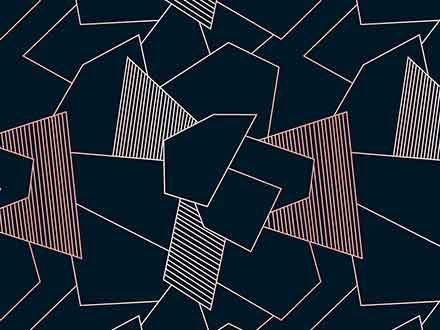
#> input picture image.jpg, 440 x 330 px
$ jupyter execute ex.8.1.ipynb
#> lines starting #> are read from the running program, lines starting #| are printed output that depends on the picture; after the words box and inside, x2 and y2 are one past the last pixel; in counts of white or black regions, pixels touching at a corner belong together
[cell 1]
import cv2
import numpy as np
import matplotlib.pyplot as plt
image1=cv2.imread('image.jpg',0)
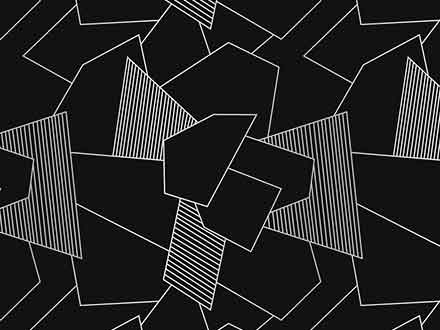
#> image1: shape (330, 440); min 0, max 255, mean 38.1
plt.imshow(image1)

[cell 2]
img= cv2.GaussianBlur(image1,(3,3),0)
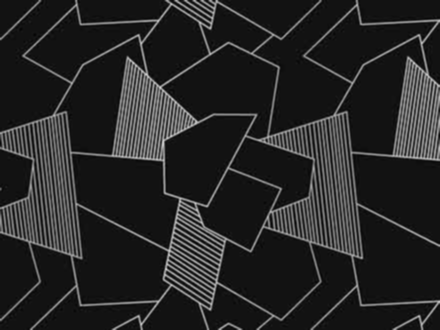
#> img: shape (330, 440); min 4, max 209, mean 38.2
plt.imshow(img)

[cell 3]
edges1 = cv2.Canny(img,100,200)
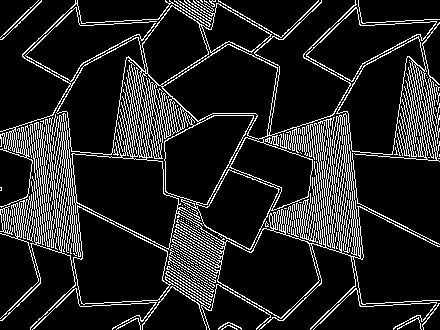
#> edges1: shape (330, 440); 13.8% white in thin lines or dots
plt.imshow(edges1,cmap = 'gray')
plt.title('Edge Image'), plt.xticks([]), plt.yticks([])
plt.show()

[cell 4]
lines=cv2.HoughLinesP(edges1,1,np.pi/180, threshold=80, minLineLength=50,maxLineGap=250)
#> lines = 84 rows, first 6: [30, 173, 283, 319], [140, 329, 313, 5], [13, 127, 436, 157], [73, 5, 421, 329], [57, 20, 87, 306], [12, 26, 438, 243]
for line in lines:
    x1, y1, x2, y2 = line [0]
    cv2.line(edges1,(x1, y1),(x2, y2),(255, 0, 0),3)
#> this loop made 84 passes
#> (x1, y1, x2, y2) on passes 1 to 12: (30, 173, 283, 319), (140, 329, 313, 5), (13, 127, 436, 157), (73, 5, 421, 329), (57, 20, 87, 306), (12, 26, 438, 243), (24, 157, 438, 135), (19, 125, 439, 161), (38, 0, 69, 294), (338, 21, 368, 306), (150, 315, 318, 0), (2, 228, 225, 5)
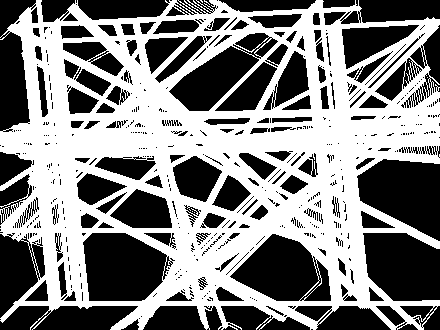
#> edges1: shape (330, 440); 51.7% white; 467 black regions (320 under 20 px), largest, box (x1, y1, x2, y2) and area: (83, 233, 175, 301) 4740, (357, 159, 440, 241) 4674, (363, 233, 440, 301) 4368
plt.imshow(edges1,'gray')

$ run again, with k2.png saved as image.jpg
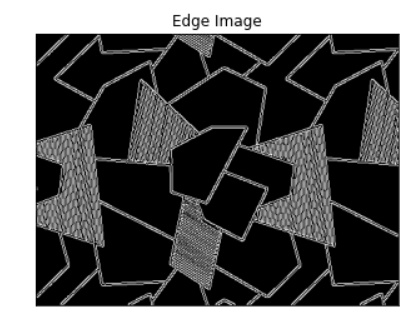
#> input picture k2.png, 417 x 324 px
#> image1 is the input picture: shape (324, 417); min 0, max 255, mean 92.9
#> `edges1 = cv2.Canny(img,100,200)`:
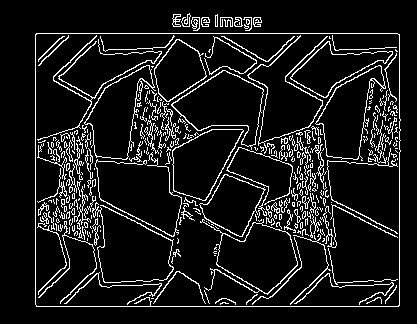
#> edges1: shape (324, 417); 9.9% white in thin lines or dots, all inside (x1, y1, x2, y2) = (35, 13, 401, 307)
#> lines = 32 rows, first 6: [36, 306, 398, 306], [36, 33, 397, 33], [399, 305, 399, 34], [35, 304, 35, 34], [38, 291, 293, 36], [44, 137, 394, 161]
#> the loop `for line in lines:` made 32 passes
#> after the loop `for line in lines:`:
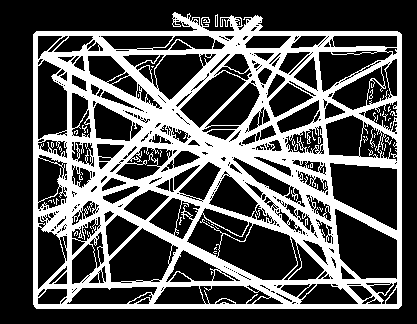
#> edges1: shape (324, 417); 32.9% white; 54 white regions (51 under 20 px), largest, box (x1, y1, x2, y2) and area: (33, 12, 402, 309) 43965, (215, 14, 218, 27) 27, (370, 129, 375, 148) 27
